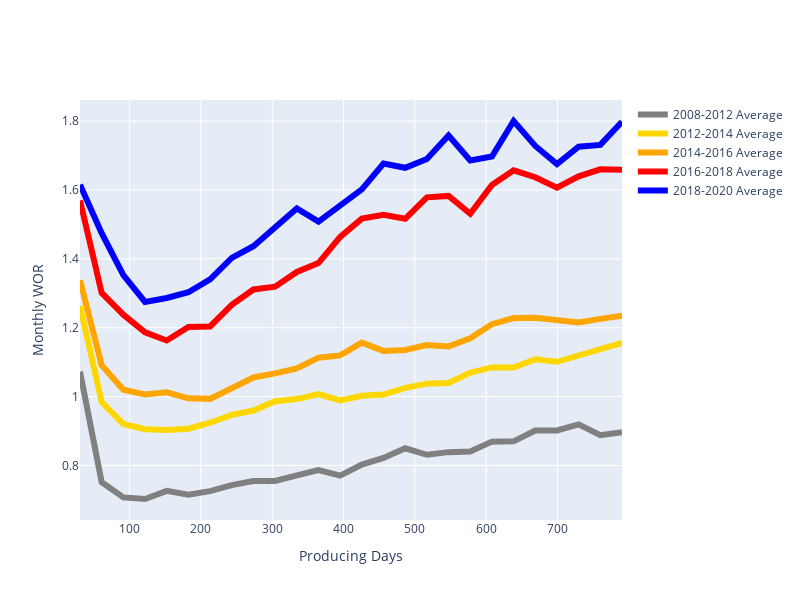

The notebook cell saved with this chart:
### Markdown cell above
## Water / Oil Ratio Plot

### Code cell
df9 = df_header[df_header['Vintage_Year'] > 2008].sample(1000)
df_prod = df_production[df_production['WOR'].between(0,10)]
# ---------------------------------------------------------
STREAM_PLOT(dataframe = df9, 
            production_dataframe = df_prod, 
            material = 'WOR', 
            cumulative = 0, 
            variable = 'Vintage_Year', 
            variable_dict = {'2008-2012':'grey','2012-2014':'gold','2014-2016':'orange','2016-2018':'red','2018-2020':'blue'},
            averages = 1,
            all_streams = 0,
            width = 800, height = 600 )
